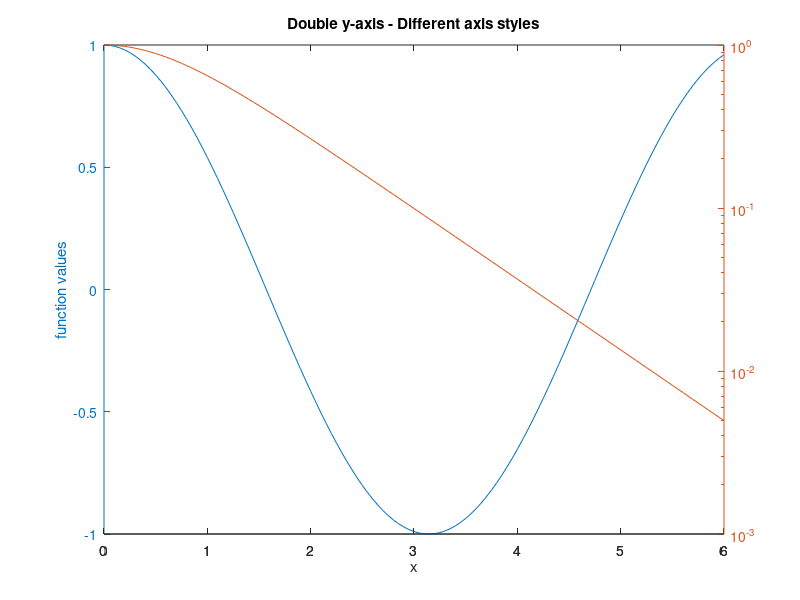

Write MATLAB code to recreate this figure.
% Double Y-Axis - Different axis styles
clear all;
close all;

x = 0:0.05:6;
plotyy(x, cos(x), x, 1./cosh(x), @plot, @semilogy);

xlabel('x');
ylabel('function values');
title('Double y-axis - Different axis styles');
